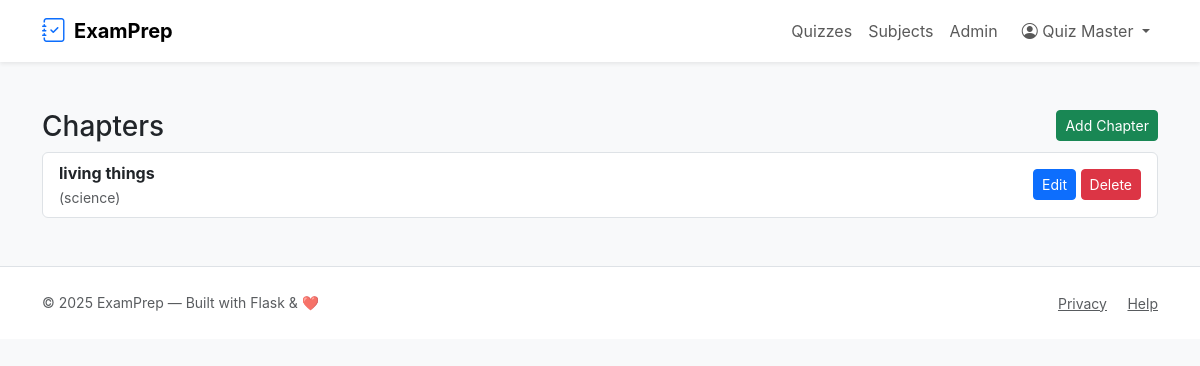
The app's page /admin/chapters (signed in), older data.
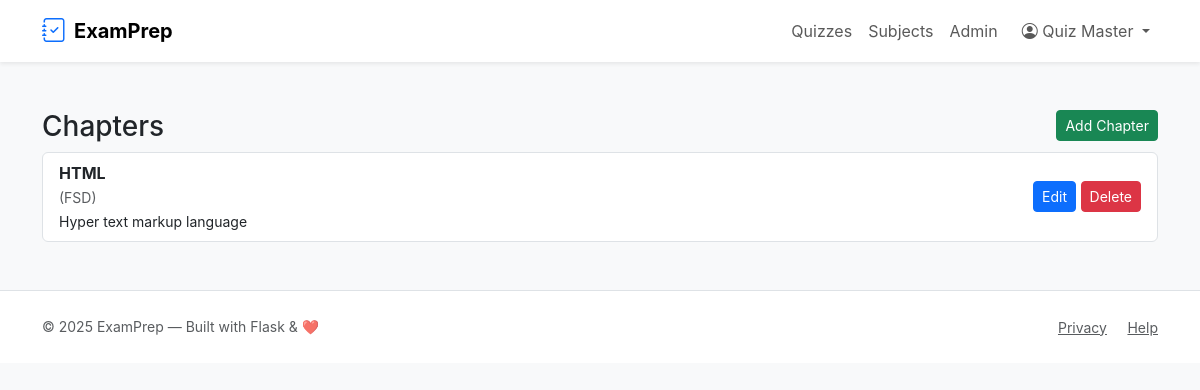
The same page, newer data.
### tables this page shows
CREATE TABLE chapters (
    id INTEGER PRIMARY KEY AUTOINCREMENT,
    subject_id INTEGER NOT NULL,
    name TEXT NOT NULL,
    description TEXT,
    created_on TEXT NOT NULL DEFAULT (datetime('now')),
    FOREIGN KEY(subject_id) REFERENCES subjects(id) ON DELETE CASCADE
);

CREATE TABLE subjects (
    id INTEGER PRIMARY KEY AUTOINCREMENT,
    name TEXT NOT NULL UNIQUE,
    description TEXT,
    created_on TEXT NOT NULL DEFAULT (datetime('now'))
);

### app.py (the view)
@app.route('/admin/chapters')
@admin_required
def admin_chapters():
    chapters = query_db('''
        SELECT ch.*, s.name as subject_name FROM chapters ch
        JOIN subjects s ON ch.subject_id = s.id
        ORDER BY ch.created_on DESC
    ''')
    return render_template('admin_chapters.html', chapters=chapters)

### app.py (called while the page is built)
def get_db():
    db = getattr(g, '_database', None)
    if db is None:
        db = g._database = sqlite3.connect(DATABASE)
        db.row_factory = sqlite3.Row
    return db

@app.teardown_appcontext
def close_connection(exc):
    db = getattr(g, '_database', None)
    if db is not None:
        db.close()

def query_db(query, args=(), one=False):
    cur = get_db().execute(query, args)
    rv = cur.fetchall()
    cur.close()
    return (rv[0] if rv else None) if one else rv

def admin_required(f):
    @wraps(f)
    def decorated(*args, **kwargs):
        if 'user_id' not in session or session.get('role') != 'admin':
            flash('Admin access required.', 'danger')
            return redirect(url_for('index'))
        return f(*args, **kwargs)
    return decorated

### templates/admin_chapters.html
{% extends 'layout.html' %}
{% block content %}
<h3>Chapters <a class="btn btn-sm btn-success float-end" href="{{ url_for('admin_add_chapter') }}">Add Chapter</a></h3>
<ul class="list-group">
  {% for c in chapters %}
  <li class="list-group-item d-flex justify-content-between align-items-center">
    <div>
      <strong>{{ c.name }}</strong> <small class="text-muted">({{ c.subject_name }})</small><br>
      <small>{{ c.description or '' }}</small>
    </div>
    <div>
      <a class="btn btn-sm btn-primary" href="{{ url_for('admin_edit_chapter', chapter_id=c.id) }}">Edit</a>
      <form method="post" action="{{ url_for('admin_delete_chapter', chapter_id=c.id) }}" style="display:inline" onsubmit="return confirm('Delete chapter?')">
        <button class="btn btn-sm btn-danger">Delete</button>
      </form>
    </div>
  </li>
  {% else %}
    <li class="list-group-item">No chapters yet</li>
  {% endfor %}
</ul>
{% endblock %}

Row changes from the older to the newer data that the page shows:
no longer on this page (row unchanged): chapters: name "living things", subject_name "science"
added chapters: name "HTML", subject_name "FSD", description "Hyper text markup language"
